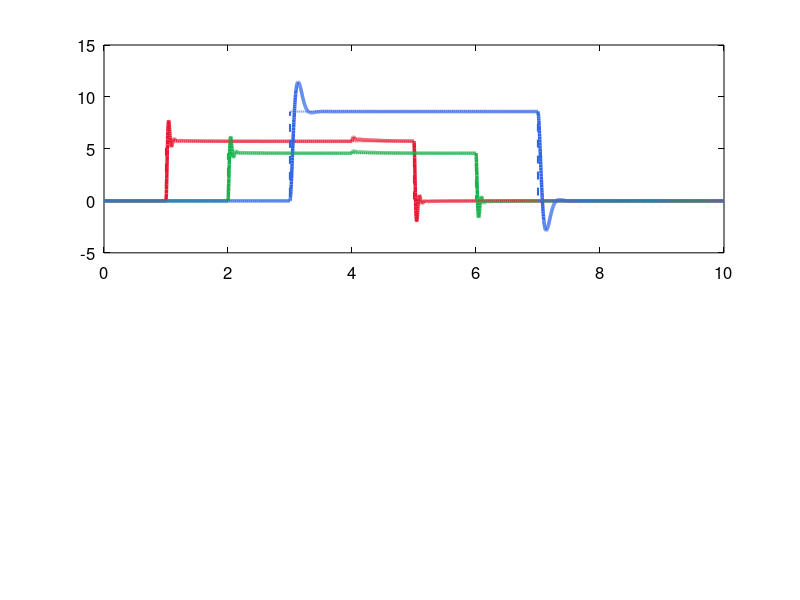

Reproduce this figure in MATLAB. (Note: this script raises an error after producing the figure.)
%% =========================================================================
%  DRONE PID CONTROLLER SIMULATION
%  Run: run('sim_pid.m')
%  =========================================================================
clear; clc; close all;

Ts = 0.002; T_end = 10; t = 0:Ts:T_end; N = length(t);
Ixx = 0.0142; Iyy = 0.0142; Izz = 0.0284;

% PID Gains
Kp_roll=4.0; Ki_roll=0.02; Kd_roll=1.5;
Kp_pitch=4.0; Ki_pitch=0.02; Kd_pitch=1.5;
Kp_yaw=6.0; Ki_yaw=0.05; Kd_yaw=0.5;
integral_limit=200; d_filter_alpha=0.1;

% Reference
ref_roll=zeros(1,N); ref_pitch=zeros(1,N); ref_yaw=zeros(1,N);
ref_roll(t>=1 & t<5)=0.1; ref_pitch(t>=2 & t<6)=0.08; ref_yaw(t>=3 & t<7)=0.15;

% State
roll=0; pitch=0; yaw=0; p=0; q=0; r=0;
int_r=0; pe_r=0; pd_r=0; int_p=0; pe_p=0; pd_p=0; int_y=0; pe_y=0; pd_y=0;

log_roll=zeros(1,N); log_pitch=zeros(1,N); log_yaw=zeros(1,N);
log_m1=zeros(1,N); log_m2=zeros(1,N); log_m3=zeros(1,N); log_m4=zeros(1,N);

for k = 1:N
    % Roll PID
    err=ref_roll(k)-roll;
    int_r=max(-integral_limit,min(integral_limit,int_r+err*Ts));
    rd=(err-pe_r)/Ts; fd_r=d_filter_alpha*rd+(1-d_filter_alpha)*pd_r;
    u_r=Kp_roll*err+Ki_roll*int_r+Kd_roll*fd_r; pe_r=err; pd_r=fd_r;

    % Pitch PID
    err=ref_pitch(k)-pitch;
    int_p=max(-integral_limit,min(integral_limit,int_p+err*Ts));
    rd=(err-pe_p)/Ts; fd_p=d_filter_alpha*rd+(1-d_filter_alpha)*pd_p;
    u_p=Kp_pitch*err+Ki_pitch*int_p+Kd_pitch*fd_p; pe_p=err; pd_p=fd_p;

    % Yaw PID
    err=ref_yaw(k)-yaw;
    int_y=max(-integral_limit,min(integral_limit,int_y+err*Ts));
    rd=(err-pe_y)/Ts; fd_y=d_filter_alpha*rd+(1-d_filter_alpha)*pd_y;
    u_y=Kp_yaw*err+Ki_yaw*int_y+Kd_yaw*fd_y; pe_y=err; pd_y=fd_y;

    % Motor mixing
    m1=max(1000,min(2000, 1500 - u_r + u_p - u_y));
    m2=max(1000,min(2000, 1500 + u_r + u_p + u_y));
    m3=max(1000,min(2000, 1500 - u_r - u_p + u_y));
    m4=max(1000,min(2000, 1500 + u_r - u_p - u_y));

    log_roll(k)=roll; log_pitch(k)=pitch; log_yaw(k)=yaw;
    log_m1(k)=m1; log_m2(k)=m2; log_m3(k)=m3; log_m4(k)=m4;

    % Plant
    p = p + (u_r/Ixx - 0.5*p)*Ts;
    q = q + (u_p/Iyy - 0.5*q)*Ts;
    r = r + (u_y/Izz - 0.5*r)*Ts;
    roll=roll+p*Ts; pitch=pitch+q*Ts; yaw=yaw+r*Ts;

    if k==round(4/Ts), p=p+0.5; q=q+0.3; end
end

%% ---- PLOTS (vibrant, bold, white background) ----
set(0,'DefaultAxesFontSize',12,'DefaultLineLineWidth',2,...
      'DefaultTextColor','k','DefaultAxesXColor','k','DefaultAxesYColor','k');

figure('Name','PID Simulation','NumberTitle','off','Position',[50 50 1200 750],'Color','w');

subplot(2,1,1);
plot(t, rad2deg(log_roll), 'Color',[0.9 0.1 0.2], 'LineWidth',2.5); hold on;
plot(t, rad2deg(log_pitch), 'Color',[0.1 0.7 0.3], 'LineWidth',2.5);
plot(t, rad2deg(log_yaw), 'Color',[0.2 0.4 0.9], 'LineWidth',2.5);
plot(t, rad2deg(ref_roll), 'Color',[0.9 0.1 0.2], 'LineWidth',1.5, 'LineStyle','--');
plot(t, rad2deg(ref_pitch), 'Color',[0.1 0.7 0.3], 'LineWidth',1.5, 'LineStyle','--');
plot(t, rad2deg(ref_yaw), 'Color',[0.2 0.4 0.9], 'LineWidth',1.5, 'LineStyle','--');
xline(4,'k--','Wind Gust','LineWidth',1.5);
xlabel('Time (s)','FontWeight','bold'); ylabel('Angle (degrees)','FontWeight','bold');
title('PID Controller - Attitude Response','FontSize',14,'FontWeight','bold');
legend('Roll','Pitch','Yaw','Roll ref','Pitch ref','Yaw ref','Location','best');
grid on; box on;

subplot(2,1,2);
plot(t, log_m1, 'Color',[0.9 0.1 0.2], 'LineWidth',2); hold on;
plot(t, log_m2, 'Color',[0.1 0.7 0.3], 'LineWidth',2);
plot(t, log_m3, 'Color',[0.2 0.4 0.9], 'LineWidth',2);
plot(t, log_m4, 'Color',[0.8 0.2 0.8], 'LineWidth',2);
xlabel('Time (s)','FontWeight','bold'); ylabel('PWM (us)','FontWeight','bold');
title('PID Controller - Motor PWM Outputs','FontSize',14,'FontWeight','bold');
legend('Motor 1','Motor 2','Motor 3','Motor 4','Location','best');
ylim([900 2100]); grid on; box on;

sgtitle('Drone PID Control Simulation','FontSize',16,'FontWeight','bold');
fprintf('PID Simulation complete.\n');
